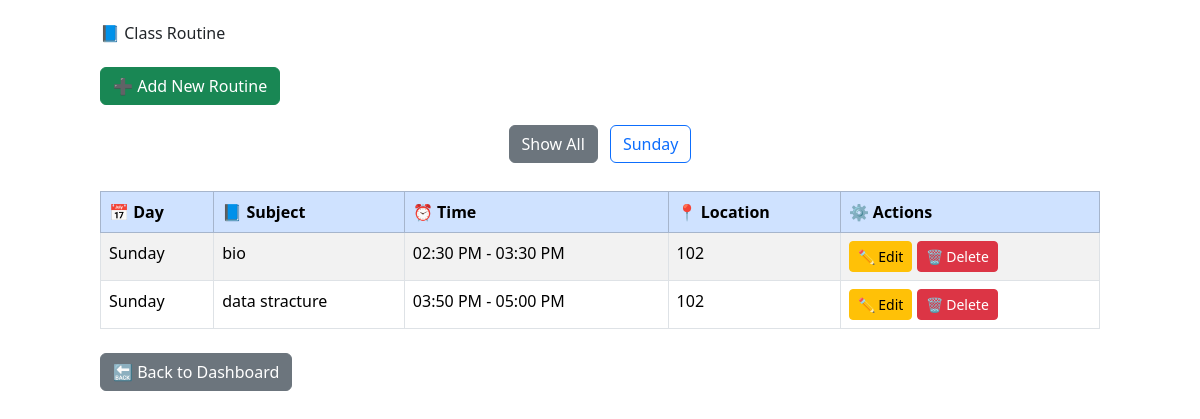
Screenshot of /classes/ (signed in) with the database file from the repository.
### routine/models.py (models this page shows, shortened)
class ClassRoutine(models.Model):
    user = models.ForeignKey(User, on_delete=models.CASCADE)  # Link to the user
    subject = models.CharField(max_length=100)
    day = models.CharField(max_length=10, choices=[('Sunday', 'Sunday'), ('Monday', 'Monday'), ('Tuesday', 'Tuesday'),
                                                   ('Wednesday', 'Wednesday'), ('Thursday', 'Thursday'),
                                                   ('Friday', 'Friday'), ('Saturday', 'Saturday')])
    start_time =models.TimeField(null=True, blank=True)
    end_time =models.TimeField(null=True, blank=True)
    location = models.CharField(max_length=100, blank=True)

### routine/views.py (the view)
# urls.py: path('classes/', views.class_routine_list, name='class_routine_list'),
@login_required
def class_routine_list(request):
    day_filter = request.GET.get('day')
    routines = ClassRoutine.objects.filter(user=request.user)
    if day_filter:
        routines = routines.filter(day=day_filter)
    days = ClassRoutine.objects.filter(user=request.user).values_list('day', flat=True).distinct()
    return render(request, 'routine/class_routine_list.html', {
        'routines': routines,
        'days': sorted(days),
        'selected_day': day_filter,
    })

### templates/routine/class_routine_list.html (shortened to what this page needs)
{% extends 'routine/base.html' %}
{% block content %}
<h2 class="mb-4">📘 Class Routine</h2>
<a href="{% url 'add_class_routine' %}" class="btn btn-success mb-3">➕ Add New Routine</a>
<div class="text-center mb-4">
    <a href="{% url 'class_routine_list' %}" class="btn {% if not selected_day %}btn-secondary{% else %}btn-outline-secondary{% endif %} m-1">Show All</a>
    {% for day in days %}
        <a href="{% url 'class_routine_list' %}?day={{ day }}" class="btn {% if day == selected_day %}btn-primary{% else %}btn-outline-primary{% endif %} m-1">{{ day }}</a>
    {% endfor %}
</div>
{% if routines %}
<table class="table table-bordered table-striped">
    <thead class="table-primary">
        <tr>
            <th>📅 Day</th>
            <th>📘 Subject</th>
            <th>⏰ Time</th>
            <th>📍 Location</th>
            <th>⚙️ Actions</th>
        </tr>
    </thead>
    <tbody>
        {% for routine in routines %}
        <tr>
            <td>{{ routine.day }}</td>
            <td>{{ routine.subject }}</td>
            <td>{{ routine.start_time|time:"h:i A" }} - {{ routine.end_time|time:"h:i A" }}</td>
            <td>{{ routine.location }}</td>
            <td>
                <a href="{% url 'edit_class_routine' routine.id %}" class="btn btn-warning btn-sm">✏️ Edit</a>
                <a href="{% url 'delete_class_routine' routine.id %}" class="btn btn-danger btn-sm">🗑️ Delete</a>
            </td>
        </tr>
        {% endfor %}
    </tbody>
</table>
{% else %}
<p class="text-center text-muted">No routines found{% if selected_day %} for <strong>{{ selected_day }}</strong>{% endif %}.</p>
{% endif %}
<div class="mt-4">
    <a href="{% url 'dashboard' %}" class="btn btn-secondary">🔙 Back to Dashboard</a>
</div>
{% endblock %}

### rows the page displays
ClassRoutine: day "Sunday", subject "bio", start_time "02:30 PM", end_time "03:30 PM", location "102"
ClassRoutine: day "Sunday", subject "data stracture", start_time "03:50 PM", end_time "05:00 PM", location "102"

### other values shown
{{ day }} "Sunday"
